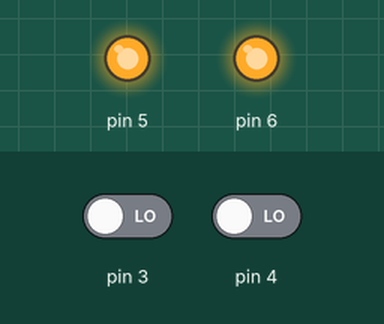
Simulated run of this sketch. Board: Arduino Uno, built with avr-gcc and run on an emulated ATmega328P. On the bench: output pins drawn as LEDs (lit = HIGH). The test bench sets the inputs (shaded band); at power-on: pin 3 LOW, pin 4 LOW.

Above: at 1.2 s.
1.3 s: pin 3 driven HIGH
At 2.5 s:
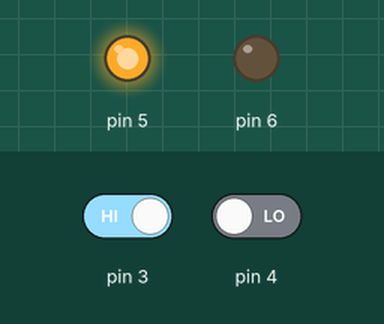
2.8 s: pin 4 driven HIGH
At 3.7 s:
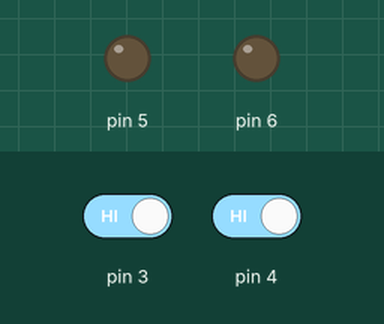
4.3 s: pin 4 driven LOW
At 4.8 s:
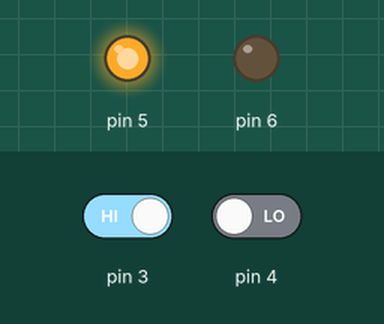
5.8 s: pin 3 driven LOW
At 7.2 s:
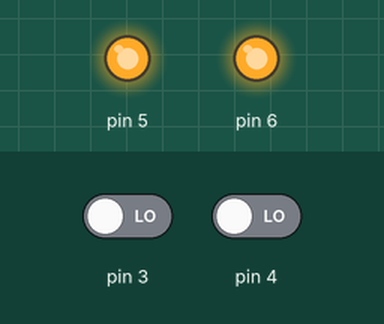
Timing chart, 0 to 8.3 s (numbered marks = the images above; inputs shaded):
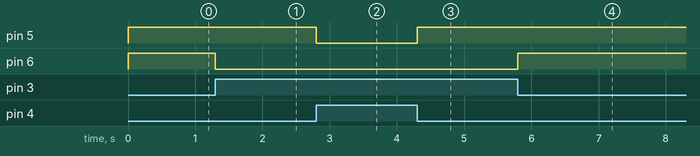

Measured:
- after the input at 1.3 s, pin 6: HIGH → LOW at once
- after the input at 2.8 s, pin 5: HIGH → LOW at once
- after the input at 4.3 s, pin 5: LOW → HIGH at once
- after the input at 5.8 s, pin 6: LOW → HIGH at once

The sketch:

exp2.ino
```cpp
int A, B, C, D, E;

void setup() {
  pinMode(3, INPUT);
  pinMode(4, INPUT);
  pinMode(5, OUTPUT);
  pinMode(6, OUTPUT);
}

void loop() {
 A = digitalRead(3);
 B = digitalRead(4);
   C = !(A&&B);
   D = !(A||B);
 digitalWrite(5, C);
 digitalWrite(6, D);
}
```
